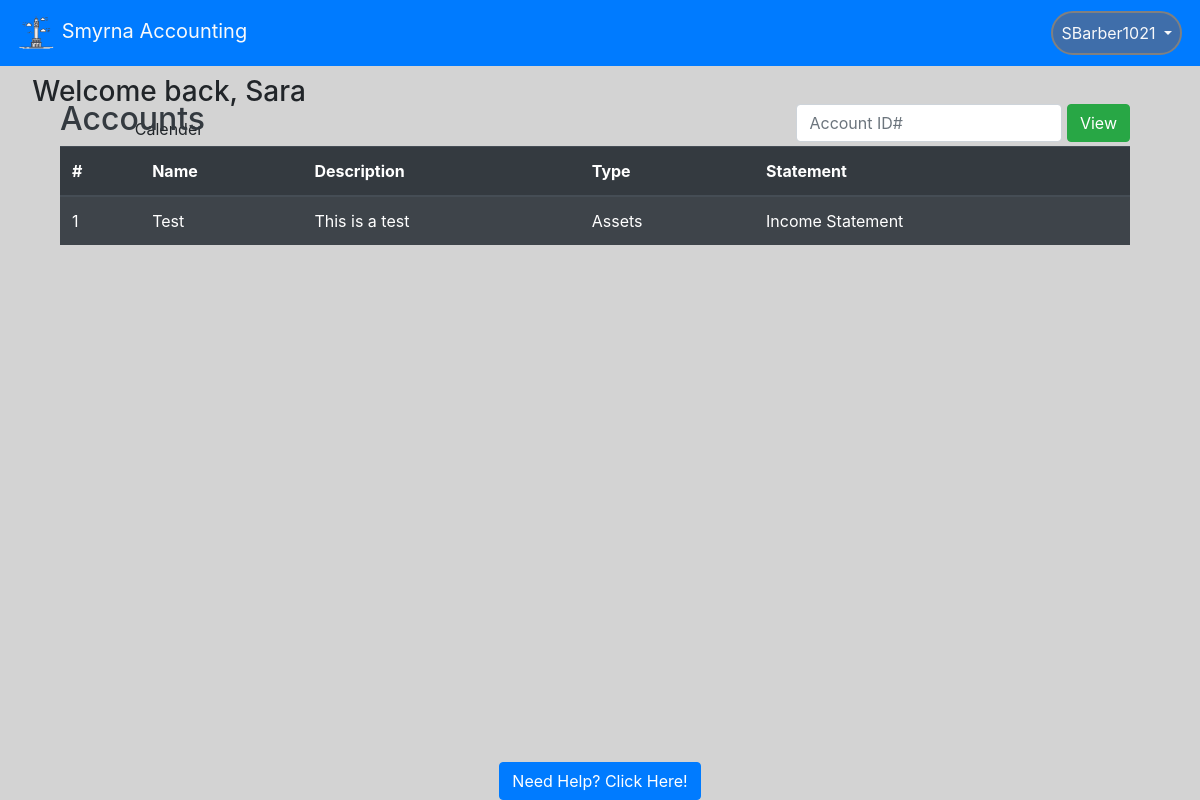
The app's page / (signed in) with its own data.
### website/models.py (models this page shows, shortened)
class User(db.Model, UserMixin):
    id = db.Column(db.Integer, primary_key=True)  # unique identifier
    email = db.Column(db.String(150), unique=True)
    password = db.Column(db.String(150))
    oldPassword = db.Column(db.String(150))
    firstName = db.Column(db.String(150))
    lastName = db.Column(db.String(150))
    userName = db.Column(db.String(150))
    hasAdmin = db.Column(db.Boolean, default=False)
    hasMan = db.Column(db.Boolean, default=False)
    status = db.Column(db.Boolean, default=False)
    creationDate = db.Column(db.Date())
    expirationDate = db.Column(db.Date())
    suspensionDate = db.Column(db.Date())
    suspensionEnd = db.Column(db.Date())
    accounts = db.relationship("Account", backref="parent")

class Account(db.Model):
    acc_num = db.Column(db.Integer, primary_key=True)
    user_id = db.Column(db.Integer, db.ForeignKey('user.id'), nullable=False)
    acc_name = db.Column(db.String(150), unique=True)
    acc_desc = db.Column(db.String(150))
    acc_cat = db.Column(db.String(150))
    init_bal = db.Column(db.Float)
    acc_statement = db.Column(db.String(150))

### website/views.py (the view)
@views.route('/', methods =['GET', 'POST'])
@login_required
def home():
    if request.method == 'POST':
        global ACC_ID
        ACC_ID = request.form.get('searchBar')
        return redirect(url_for('auth.view_account'))
    return render_template("home.html", user = current_user,
                    acc_query = Account.query.join(User).filter(Account.user_id==current_user.id),
                    led_query = Ledger.query.join(Account).filter(Ledger.acc_num==ACC_ID))

### website/__init__.py (called while the page is built)
def create_app():
    app = Flask(__name__)
    app.config['SECRET_KEY'] = 'this is the secret key'
    app.config['SQLALCHEMY_DATABASE_URI'] = f'sqlite:///{DB_NAME}'
    db.init_app(app)
    app.config['MAIL_SERVER'] = 'smtp.gmail.com'
    app.config['MAIL_PORT'] = 465
    app.config['MAIL_USE_SSL'] = True
    app.config['MAIL_USERNAME'] = 'brandondunson15@gmail.com'
    app.config['MAIL_PASSWORD'] = 'Panopticon0987!@'
    mail.init_app(app)
    from .views import views
    from .auth import auth
    app.register_blueprint(views, url_prefix='/')
    app.register_blueprint(auth, url_prefix='/')
    from .models import User
    create_database(app)
    login_manager = LoginManager()
    login_manager.login_view = 'auth.login'
    login_manager.init_app(app)
    @login_manager.user_loader
    def load_user(id):
        return User.query.get(int(id))
    return app

### website/templates/home.html (shortened to what this page needs)
{% extends "base.html" %}
{%block content%}
<div class="prof-container">
    <h3 class="pl-2 text-center"> Welcome back, {{current_user.firstName}}</h3>
    <p class=" text-center pl-2">Calender</p>
    <div class="cal">
        <iframe src="https://calendar.google.com/calendar/embed?height=500&wkst=1&bgcolor=%23ffffff&ctz=America%2FNew_York&title=Account%20Calander&showTitle=0&showNav=0&showPrint=0&showTabs=0&showCalendars=0&src=aGo0aDBzYnVza3BxcmtwcjhncG91dG9qczhAZ3JvdXAuY2FsZW5kYXIuZ29vZ2xlLmNvbQ&color=%23F4511E"
            style="border-width:0" width="300" height="300" frameborder="0" scrolling="no">
        </iframe>
    </div>
</div>
    <div class="container text-light pb-2" style="position: absolute; top: 100px; width: 1100px;">
        <form class ="form-inline" method="POST">
        <h2 class="text-dark">Accounts</h2>
          <div class="ml-auto">
            <input type="search" name="searchBar" class="form-control pr-1" placeholder="Account ID#"
              list = "userData" />
              <button class="btn btn-success" type="submit">View</button>
          </div>
        </form>
        <div>
          <table class="table table-striped table-dark">
            <thead>
              <tr>
                <th scope="col">#</th>
                <th scope="col">Name</th>
                <th scope="col">Description</th>
                <th scope="col">Type</th>
                <th scope="col">Statement</th>
              </tr>
            </thead>
            <tbody style="overflow-y: scroll;">
              {% for account in acc_query %}
              <tr id="rowz">
                <td><a id = "link" style="color: white;" >{{account.acc_num}}</a></td>
                <td>{{account.acc_name}}</td>
                <td>{{account.acc_desc}}</td>
                <td>{{account.acc_cat}}</td>
                <td>{{account.acc_statement}}</td>
              </tr>
              {% endfor %}
            </tbody>
          </table>
        </div>
      </div>
{% endblock %}

### website/templates/base.html (shortened to what this page needs)
<!DOCTYPE html>
<html>
<head>
    <meat name="viewport" content="width=device-width, initial-scale=1" />
    <link rel="stylesheet" href="https://stackpath.bootstrapcdn.com/bootstrap/4.4.1/css/bootstrap.min.css"
 />
    <link rel="stylesheet" href="https://stackpath.bootstrapcdn.com/font-awesome/4.7.0/css/font-awesome.min.css"
 />
</head>
<body style="background-color: lightgrey">
    <nav class="navbar navbar-expand-lg navbar-dark bg-primary sticky-top">
        <a class = "navbar-brand text-light" href='/'>
            <img src="static/logo.png" width="40" height="40" atl="">
            Smyrna Accounting
        </a>
        <div class = "collapse navbar-collapse" id="navbar">
            <ul class = "navbar-nav ml-auto">
                {% if user.is_authenticated %}
                <li class="nav-item dropdown">
                    <a class = "nav-link dropdown-toggle text-light text-center" id = "" data-toggle = "dropdown" aria-haspopup="true" aria-expanded="false">
                        {{ user.userName }}
                    </a>
                </li>
                {% else %}
                <a class = "nav-item nav-link text-light" id = "login" href="/login">Login</a>
                {% endif %}
            </ul>
        </div>
    </nav>
    <div class= "container">
        {%block content%}
        {% endblock %}
    </div>
</body>
<div class="footer" style="background-color: lightgray;">
    <a href="/help" class="btn btn-primary">Need Help? Click Here!</a>
</div>
</html>

### website/templates/base.html (style rules this page uses)
.footer { position: fixed; left: 0; bottom: 0; width: 100%; background-color: Blue; text-align: center; }
li.nav-item { border: 2px solid grey; margin: 2px; border-radius: 25px; background-color: rgb(63, 110, 170); }

### website/templates/home.html (style rules this page uses)
div.cal { position: absolute; padding-left: 15px; }
div.prof-container { position: absolute; left: 10px; top: 75px; height: 400px; width: 310px; }

### records on screen
User: userName "SBarber1021", firstName "Sara"
Account: acc_num "1", acc_name "Test", acc_desc "This is a test", acc_cat "Assets", acc_statement "Income Statement"
